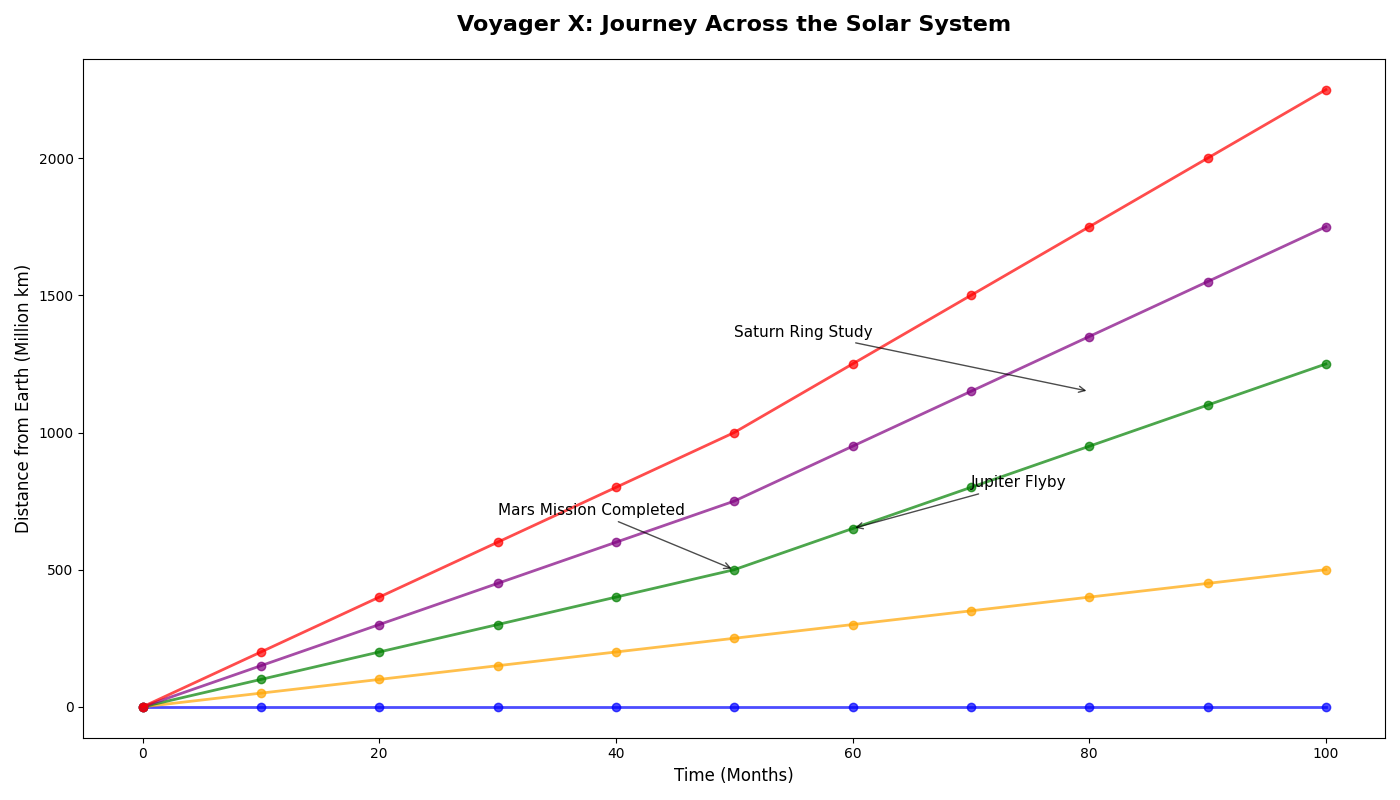

Python code for this plot:
import matplotlib.pyplot as plt
import numpy as np

time = np.arange(0, 101, 10)

distance_to_planets = {
    'Earth': [0, 0, 0, 0, 0, 0, 0, 0, 0, 0, 0],
    'Mars': [0, 50, 100, 150, 200, 250, 300, 350, 400, 450, 500],
    'Jupiter': [0, 100, 200, 300, 400, 500, 650, 800, 950, 1100, 1250],
    'Saturn': [0, 150, 300, 450, 600, 750, 950, 1150, 1350, 1550, 1750],
    'Neptune': [0, 200, 400, 600, 800, 1000, 1250, 1500, 1750, 2000, 2250]
}

fig, ax = plt.subplots(figsize=(14, 8))

colors = ['blue', 'orange', 'green', 'purple', 'red']

for idx, (planet, distances) in enumerate(distance_to_planets.items()):
    ax.plot(time, distances, marker='o', linestyle='-', linewidth=2, alpha=0.7, color=colors[idx])

ax.set_title('Voyager X: Journey Across the Solar System', fontsize=16, fontweight='bold', pad=20)
ax.set_xlabel('Time (Months)', fontsize=12)
ax.set_ylabel('Distance from Earth (Million km)', fontsize=12)

ax.annotate('Mars Mission Completed', xy=(50, 500), xytext=(30, 700),
            arrowprops=dict(facecolor='black', arrowstyle='->', alpha=0.7), fontsize=11)
ax.annotate('Jupiter Flyby', xy=(60, 650), xytext=(70, 800),
            arrowprops=dict(facecolor='black', arrowstyle='->', alpha=0.7), fontsize=11)
ax.annotate('Saturn Ring Study', xy=(80, 1150), xytext=(50, 1350),
            arrowprops=dict(facecolor='black', arrowstyle='->', alpha=0.7), fontsize=11)

fig.tight_layout()

plt.show()
